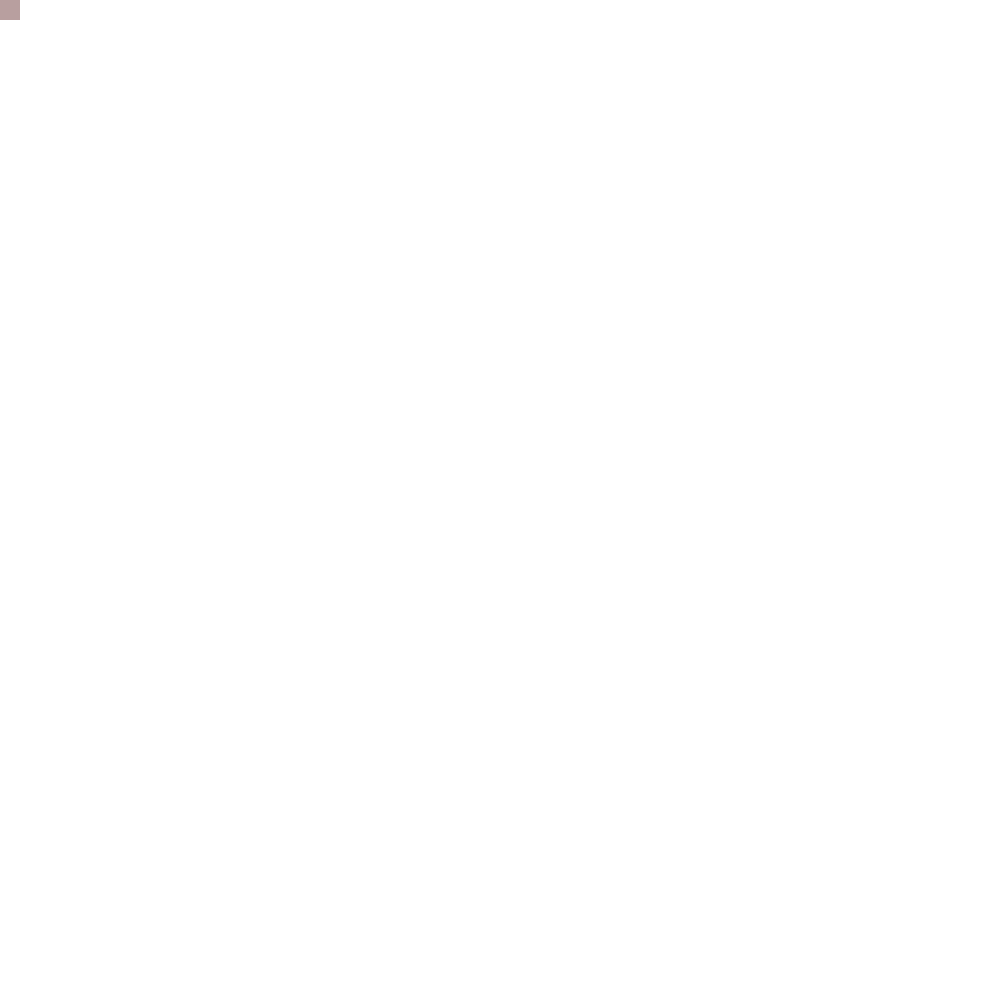
Frame 1 (no input)
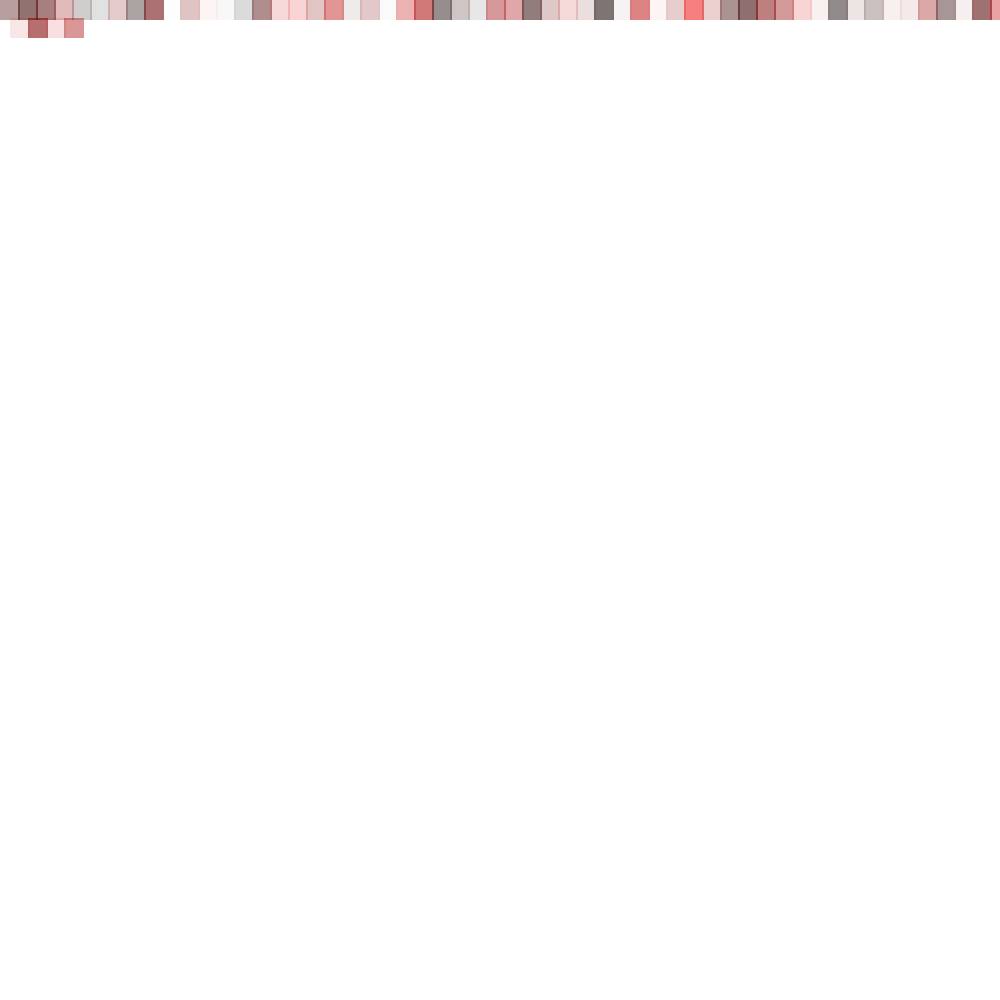
Frame 60 (the mouse pressed at the canvas centre just before this capture)
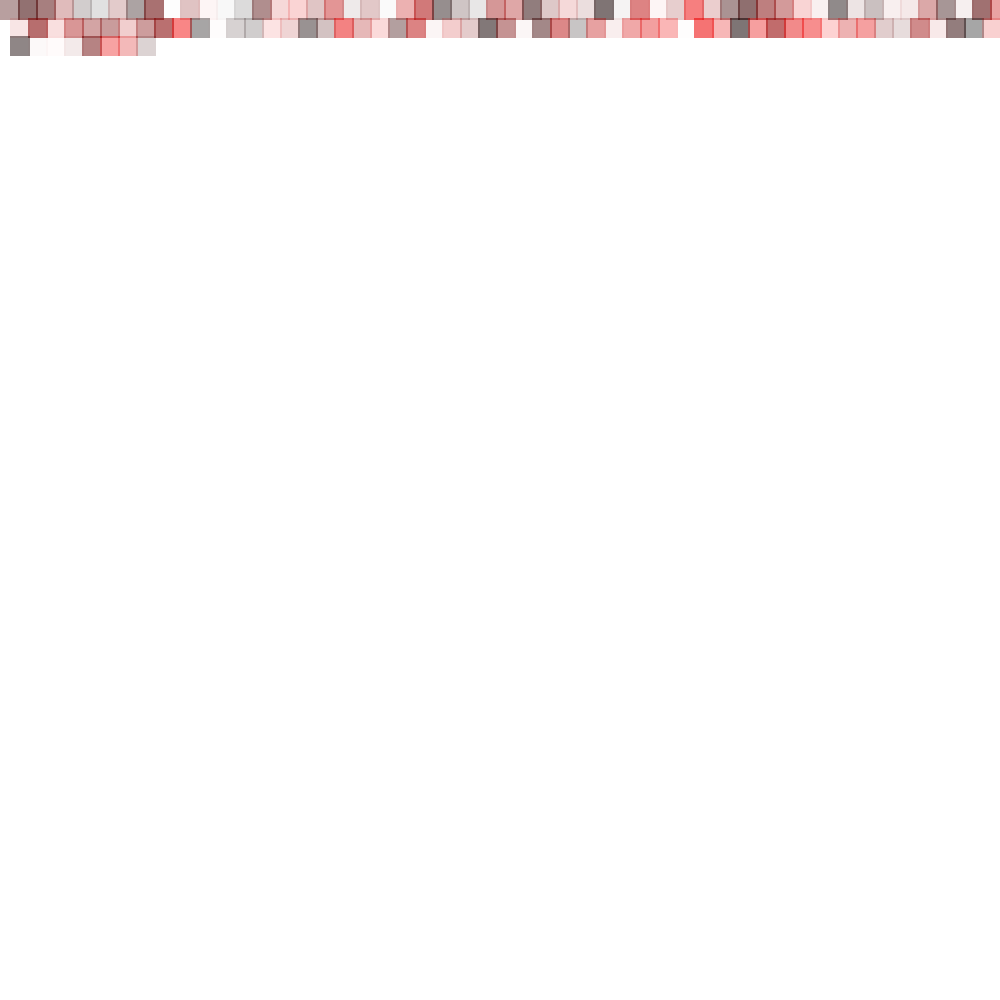
Frame 120 (the mouse held since frame 60 and released just before this capture)

The Processing sketch that drew these frames (run headless with seeded random() and noise(); from frame 60 on, the mouse is pressed at the canvas centre):

// Processing sketch: processing_32420
// ── processing_32420.pde

//import processing.pdf.*;

float rr = 50;
float gg = 0;
float bb = 0;
float trans = 100;
float diam = 20;
float x = 0;
float y = 0;

void setup(){
 size (1000, 1000);
 //beginRecord(PDF, "code8.pdf");
 background (255);
 smooth();
 frameRate(2000);
}
void draw ()
{
  trans = random(150);
  bb = random(0);
  gg = random(0);
  rr = random(255);

  noStroke();
  fill(rr,gg,bb,trans);
  rect (x, y, diam, diam);
  
   x = x + 18;
   
   if(x > 1000){
     y = y+18;
     x = 10;
     diam = 20;
   }
   //        if(y > 1000) {
   // noLoop();
  //  endRecord();
 //   }

}
